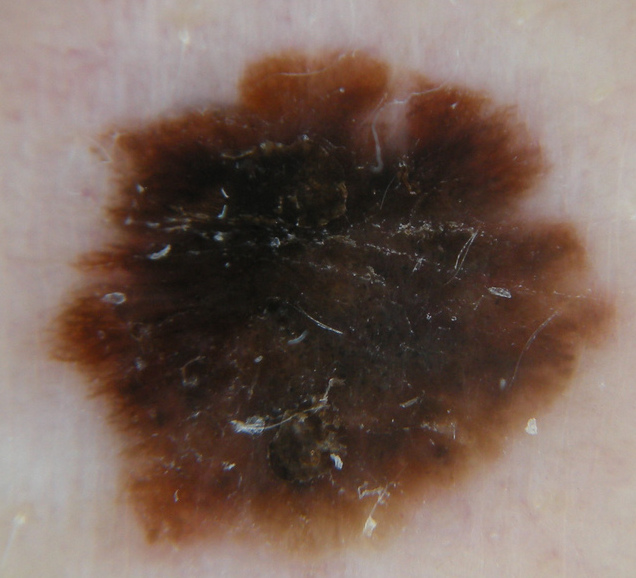
#> input picture images/cut3.jpg, 636 x 578 px
$ python -i color.py   (imports and definitions only)   (Python 2 division)   (older library calls are emulated)
#> lines starting #> are read from the running program, lines starting #| are printed output that depends on the picture
import cv2 as cv
import numpy as np
import preprocessing as prep
import util as util

def getColorDeviation(img, out):
	img = cv.cvtColor(img, cv.COLOR_BGR2HSV)
	imgFinal, contourFinal, _ = cv.findContours(out, cv.RETR_TREE, cv.CHAIN_APPROX_SIMPLE)
	imgFinal = prep.removeHoles(imgFinal)
	_, contourFinal, _ = cv.findContours(imgFinal, cv.RETR_TREE, cv.CHAIN_APPROX_SIMPLE)
	largestFinalContour = util.findLargestContour(contourFinal)
	maskHeight, maskWidth = out.shape
	mask = np.zeros((maskHeight, maskWidth, 3), np.uint8)
	mask = cv.cvtColor(mask, cv.COLOR_BGR2GRAY)
	mask = cv.drawContours(mask, [largestFinalContour], -1, (255), 1)
	mask = np.dstack((mask, mask, mask))
	cv.fillPoly(mask, pts = [largestFinalContour], color = (1, 1, 1)) # Fill with circle
	kernel = cv.getStructuringElement(cv.MORPH_ELLIPSE, (25,25))
	mask = cv.erode(mask, kernel, iterations = 1)
	tempImg = img * mask
	tempImgArr = tempImg[
		(tempImg[:,:,1] != 0) |
		(tempImg[:,:,0] != 0) |
		(tempImg[:,:,2] != 0)]

	stddevs = np.std(tempImgArr, axis=0)
	means = np.mean(tempImgArr, axis=0)

	return (stddevs, means, tempImg)

>>> import cv2
>>> picture = cv2.imread('images/cut3.jpg', cv2.IMREAD_GRAYSCALE)
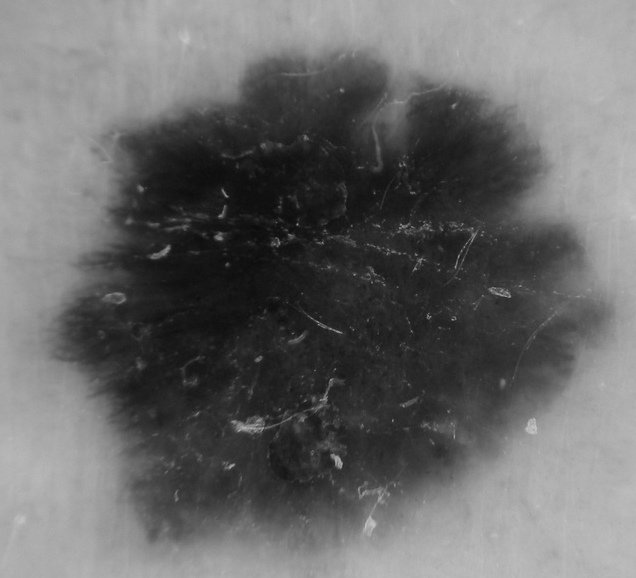
#> picture: shape (578, 636); min 9, max 201, mean 105
>>> result = getColorDeviation(picture, 'out.png')
#> (the run stopped early here; a loop or call above may not have finished)

$ run again, on images/melanoma4.jpg
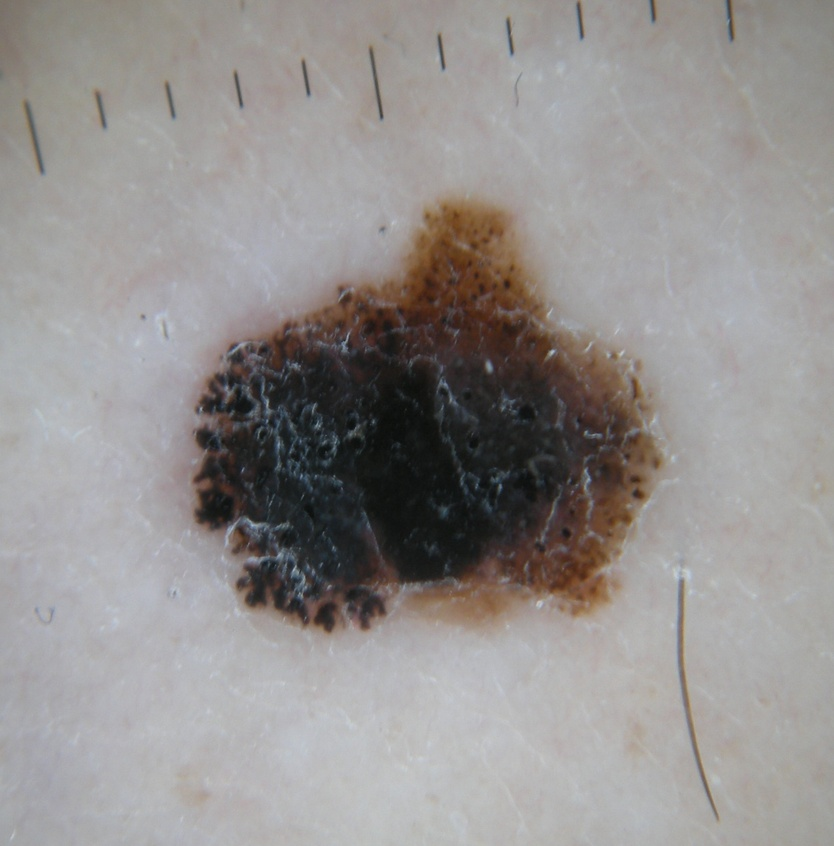
#> input picture images/melanoma4.jpg, 834 x 846 px, shrunk from 1137 x 1153 before the run
#> `picture = cv2.imread('images/cut3.jpg', cv2.IMREAD_GRAYSCALE)`:
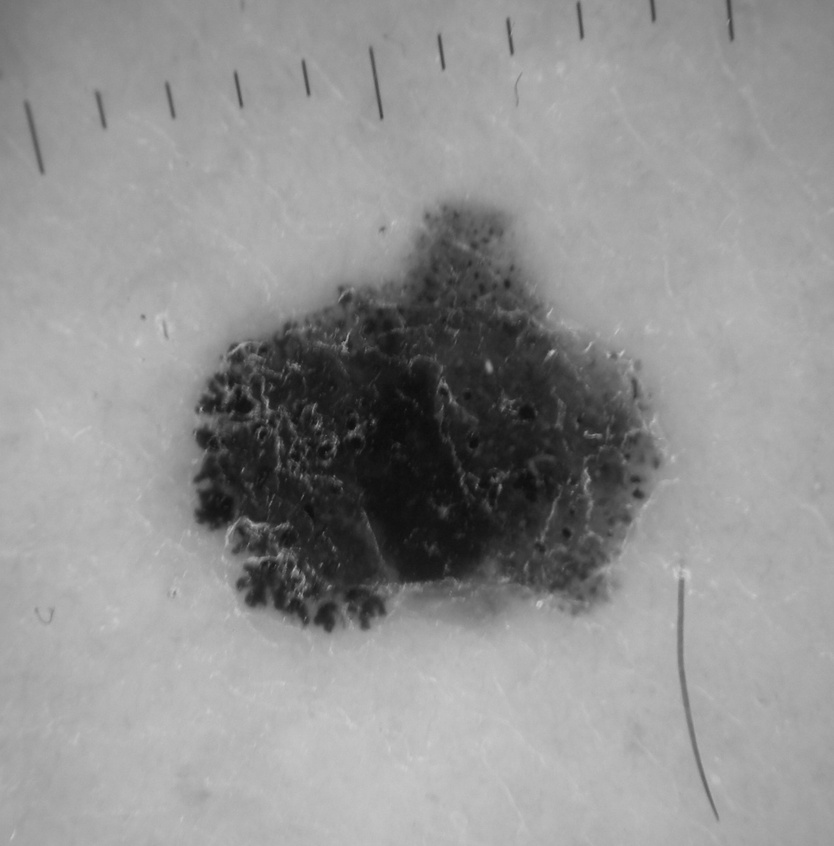
#> picture: shape (846, 834); min 12, max 205, mean 145.6

$ run again, on images/melanoma5.jpg
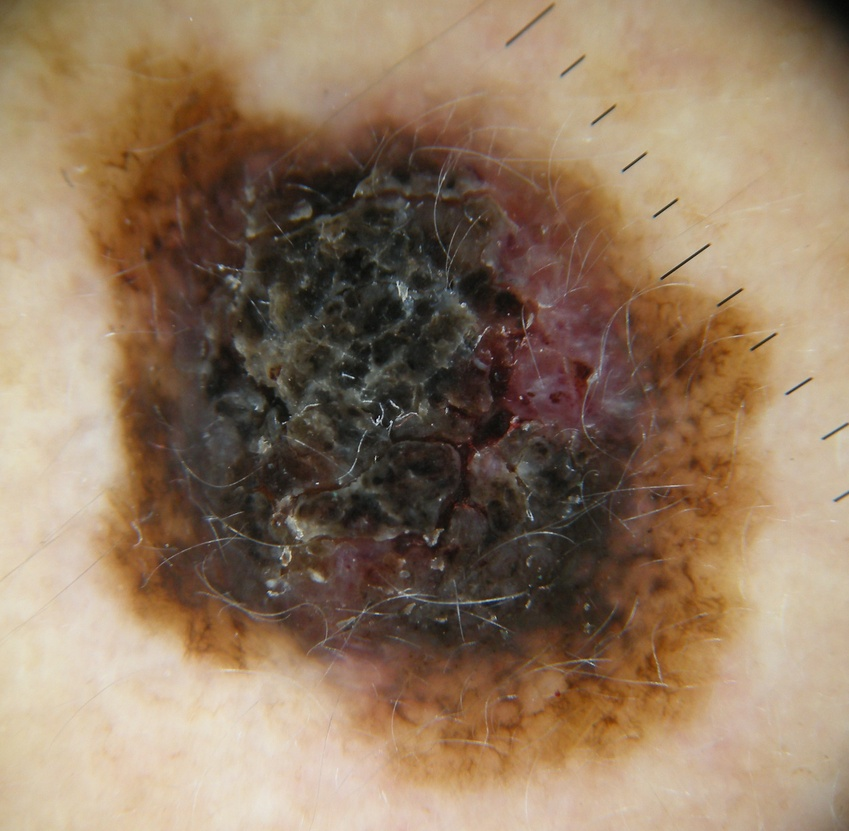
#> input picture images/melanoma5.jpg, 849 x 831 px, shrunk from 1458 x 1426 before the run
#> `picture = cv2.imread('images/cut3.jpg', cv2.IMREAD_GRAYSCALE)`:
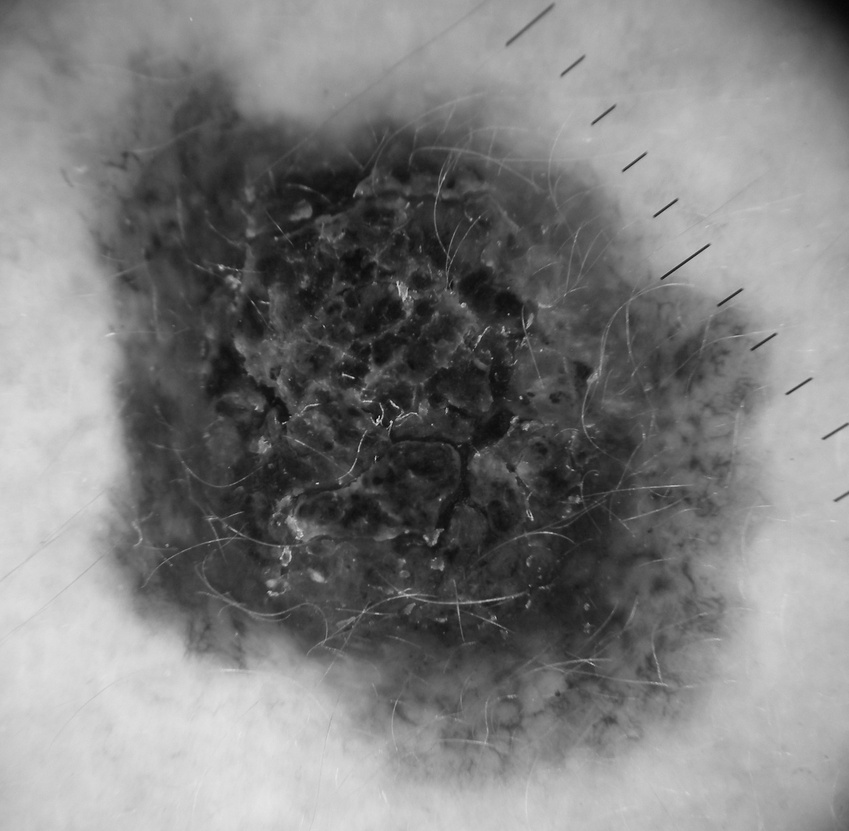
#> picture: shape (831, 849); min 3, max 233, mean 125.8

$ run again, on images/melanoma6.jpg
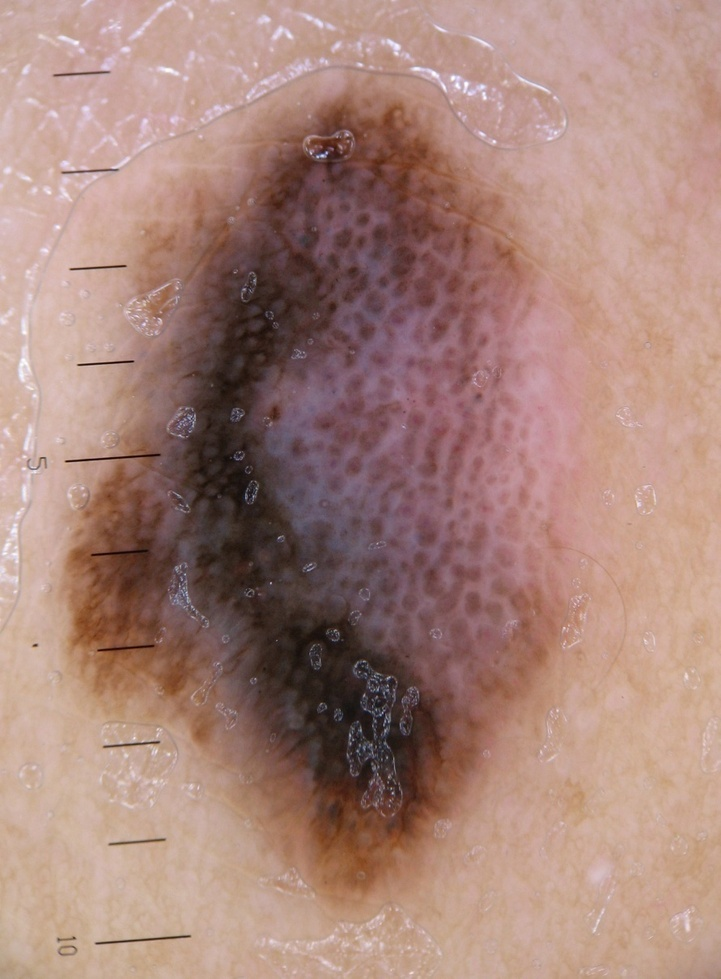
#> input picture images/melanoma6.jpg, 721 x 979 px, shrunk from 891 x 1210 before the run
#> `picture = cv2.imread('images/cut3.jpg', cv2.IMREAD_GRAYSCALE)`:
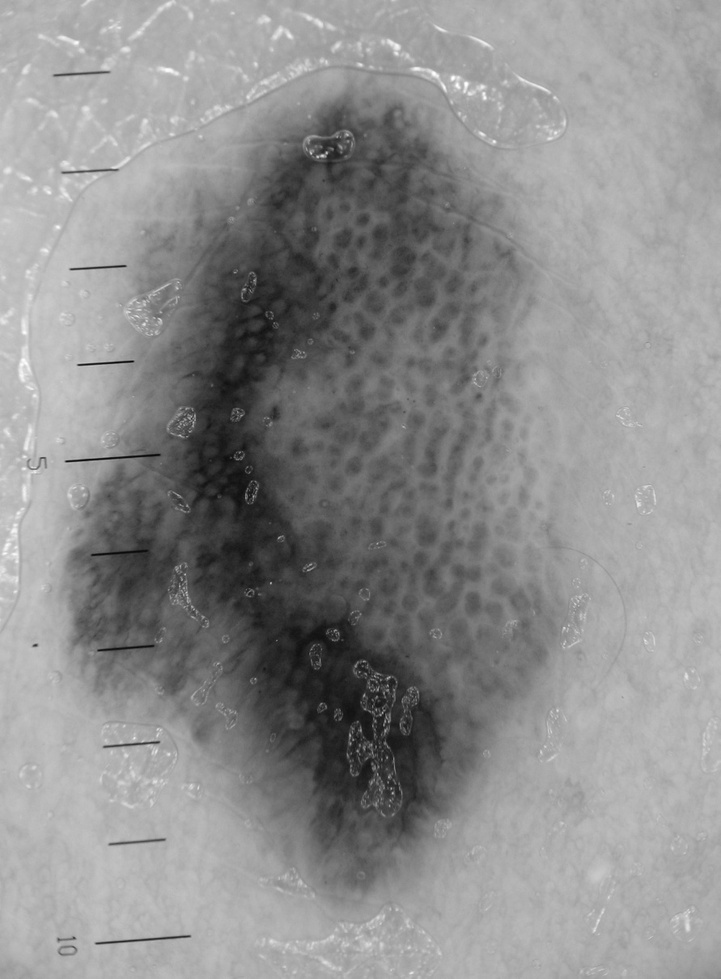
#> picture: shape (979, 721); min 4, max 255, mean 141.4
